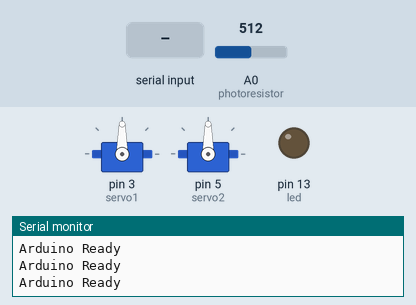
Recording of a sketch running on a simulated Arduino Uno, built with avr-gcc and run on an emulated ATmega328P. Parts: 2 × servo, output pins drawn as LEDs (lit = HIGH), the last lines printed to the serial monitor. The inputs (shaded band) are chosen by the test bench; at power-on: A0 (photoresistor) = 512.

Above: at 1.0 s.
1.1 s: "1\n" received over Serial
At 1.35 s:
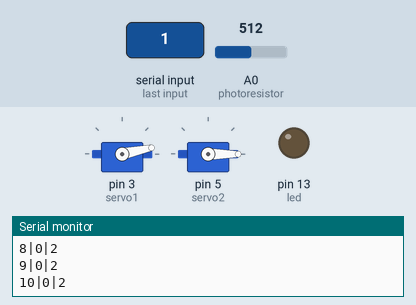
4.1 s: A0 (photoresistor) set to 716
7.1 s: "180\n" received over Serial
At 7.4 s:
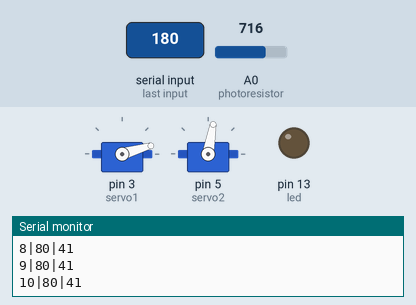
10.1 s: A0 (photoresistor) set to 511
13.1 s: A0 (photoresistor) set to 306
At 15.7 s:
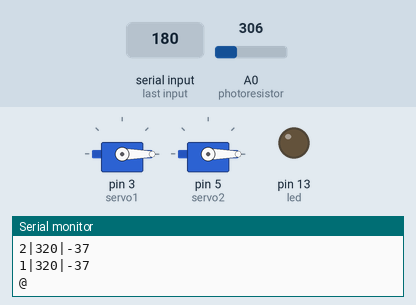
16.1 s: "180\n" received over Serial
At 18.24 s:
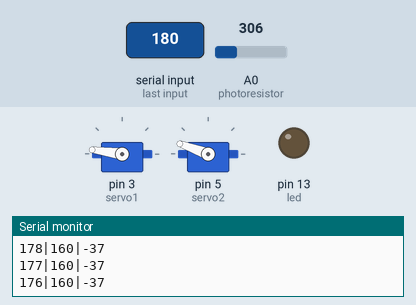
Timing chart, 0 to 25.1 s (numbered marks = the images above; inputs shaded):
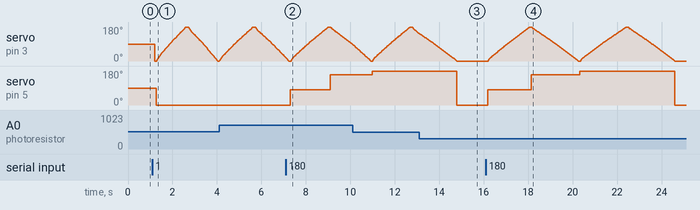

Measured:
- after the input at 1.1 s, servo on pin 5 (servo2): 90° → 0° after 0.18 s
- after the input at 7.1 s, servo on pin 5 (servo2): 0° → 80° after 0.21 s, → 160° 1.8 s later
- after the input at 13.1 s, servo on pin 5 (servo2): 180° → 0° after 1.7 s instead of 1.4 s

The sketch:

poe_lab1.ino
```cpp
/*Setup functions for a semi-sphere room sweep which detects the ambient light of its suroundings
using a photoresistor. This interfaces with a Python 2 GUI and code which produces a graph in Python.

Derek Redfern & Halie Murray-Davis
*/

//Get libraries:
#include<Servo.h>;
#include <stream.h>;

//Define global variables, set initial positions for motors to zero:

double theta = 0;    //sets initial position so we can control servo's position range=[1,180].
double phi = 0;

Servo servo1;      //servos are servos
Servo servo2;
int pos; //positions for motors
int pos2;

int led = 13;

boolean runScan = false;

String data;
double photoresistor=A0; //analog in chanel for photo resistor
int i=0; //counter for data acquision from photo resistor.

String inputString="";
boolean stringComplete = false;

//stuff from serial port:
char start;
int precision=10;
int angle=30;


void setup() {
  Serial.begin(9600);     //start serial port so we can write data to it.
  servo1.attach(3);       //digital PWM pins for signal to the two servos
  servo2.attach(5);
  pinMode(photoresistor, INPUT);    //set photoresisstor up as an input
  pinMode(led, OUTPUT);


  while (Serial.available() <= 0) { //wait for a response
      Serial.println("Arduino Ready");   // send a starting message
      delay(300);
  }
}

void movement(){        //define a function which will move the servos in a specified pattern.
  for(pos==0; pos<=180; pos = pos + 1) {    //Step through an arch for the bottom servo.
    servo1.write(pos);
    delay (5);
    returndata();
        if ((pos==0 || pos==180)){    //move the photo resistor up a step (size of which is determined by the percision value) at ends of arc.
            delay (70);
            pos2=pos2+precision;
            servo2.write(pos2);
            delay (10);
            returndata();
        }
    }

  for (pos==180; pos>0; pos = pos - 1) {     //this case accomplishes movement in the opposite direction
    servo1.write(pos);
    delay (5);
    returndata();
      if (pos==0)  {
        pos2=pos2+precision;
        servo2.write(pos2);
        delay (10);
        returndata();
      }
  }
  if(pos2>=180) {
    pos=0;
    pos2=0;
    servo1.write(pos);
    servo2.write(pos2);
    Serial.print("@");
    runScan=false;
  }
}

void returndata(){      //sets up a function which writes data to the serial port so we can use it in the python code to make a graph.
    int light=map(analogRead(photoresistor), 500, 1023, 0, 100);    //reads the light from the photoresistor.
    Serial.print(pos);
    Serial.print("|");
    Serial.print(pos2);
    Serial.print("|");
    Serial.print(light);
    Serial.print("\n");
}

void loop(){
  if (stringComplete) {
    stringComplete=false;
    if(inputString[0]=='0') {
      runScan=false;
    } else if(inputString[0]=='1') {
      String str1 = String(inputString);
      precision = str1.substring(1,3).toInt();
      runScan=true;
      pos=0;
      pos2=0;
    }
    inputString="";
  }
  if (runScan) {
    movement(); //calls previously defined movement function.
  }
}

void serialEvent() {
  while (Serial.available()) {
    // get the new byte:
    char inChar = (char)Serial.read();
    // add it to the inputString:
    inputString += inChar;
    // if the incoming character is a newline, set a flag
    // so the main loop can do something about it:
    if (inChar == '\n') {
      stringComplete = true;
    }
  }
}
```
